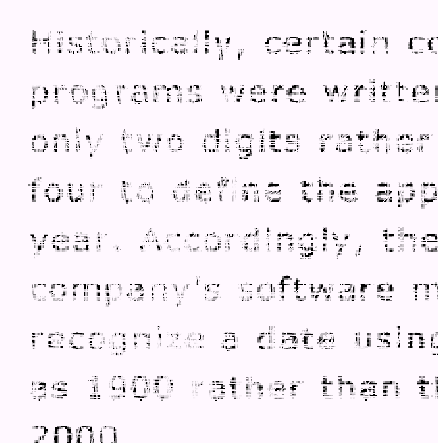
#> input picture cw3/letters.png, 438 x 443 px, found by its file name
$ jupyter execute example.ipynb
#> lines starting #> are read from the running program, lines starting #| are printed output that depends on the picture; after the words box and inside, x2 and y2 are one past the last pixel; in counts of white or black regions, pixels touching at a corner belong together
### cw3/filters.py
from cv2.typing import MatLike
import numpy as np
import math

# [19 lines left out: functions high_pass_filter, low_pass_filter, not called in this run]

def butterworth_high_pass_filter(image: np.ndarray, r: int, n: int) -> np.ndarray:
    rows, cols = image.shape
    crow, ccol = rows // 2, cols // 2

    u, v = np.meshgrid(np.arange(-ccol, cols - ccol), np.arange(-crow, rows - crow))
    d_squared = u**2 + v**2
    d_squared[crow, ccol] = 1  # Avoid division by zero at the center
    mask = 1 / (1 + (r / d_squared)**(2*n))
    return mask

# [9 lines left out: function butterworth_low_pass_filter, not called in this run]

### cw3/example.ipynb
[cell 1]
import cv2
import numpy as np
import matplotlib.pyplot as plt
from cv2.typing import MatLike
from filters import *

[cell 2]
def read_image(path:str) -> MatLike:
    image = cv2.imread(path, cv2.IMREAD_GRAYSCALE)
#> image: shape (443, 438); min 0, max 250, mean 239.4
    return image

def plot_image(image:MatLike, name:str):
    plt.imshow(image, cmap='gray')
    plt.title(name)
    plt.axis('off')
    plt.show()

[cell 3]
# Wczytanie obrazu
image = read_image("/home/michal/University/piao_mgr/cw3/letters.png")
# Wyświetlenie obrazu
plot_image(image, "Oryginal Image")

[cell 4]
# Dyskretna transformaty Fouriera (DFT)
dft = np.fft.fft2(image)
dft_shift = np.fft.fftshift(dft)
# Wyświetlenie widma częstotliwościowego
magnitude_spectrum = 20 * np.log(np.abs(dft_shift))
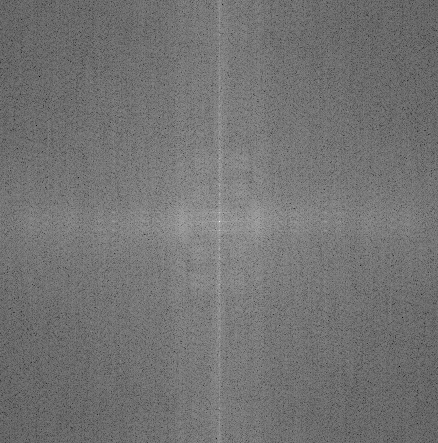
#> magnitude_spectrum: shape (443, 438) float64; min 36.71, max 353.1, mean 180.3; drawn with min black and max white
plt.imshow(magnitude_spectrum, cmap='gray')
plt.title('Magnitude Spectrum')
plt.axis('off')
plt.show()

[cell 5]
plt.figure(figsize=(10,15))
ax = plt.axes(projection='3d')

y = range( magnitude_spectrum.shape[0] )
x = range( magnitude_spectrum.shape[1] )
X, Y = np.meshgrid(x, y)

ax.plot_surface( X, Y, magnitude_spectrum[:,:] )
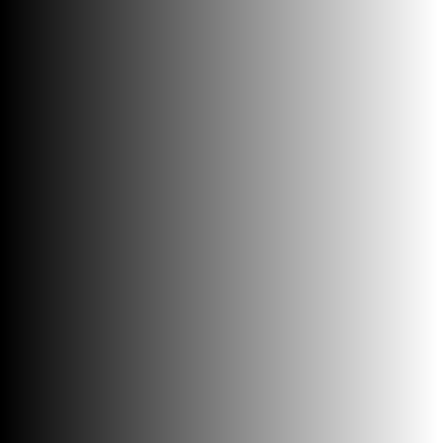
#> X: shape (443, 438) int64; min 0, max 437, mean 218.5; drawn with min black and max white
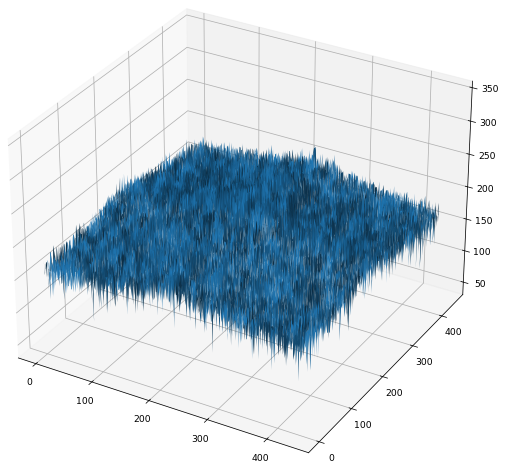
#> figure drawn by matplotlib, 1 panel

[cell 6]
# Odwrócenie transformaty Fouriera
f_ishift = np.fft.ifftshift(dft_shift)
img_back = np.fft.ifft2(f_ishift)
img_back = np.abs(img_back)
# Wyświetlenie obrazu po odwróceniu DFT
plt.imshow(img_back, cmap='gray')
plt.title('Image after Inverse DFT')
plt.axis('off')
plt.show()

[cell 7]
# Tworzenie maski
mask = butterworth_high_pass_filter(image, 8000, 1)
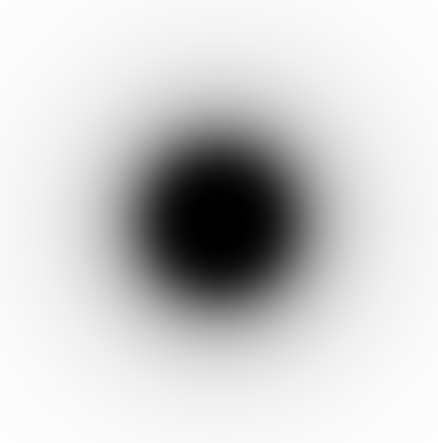
#> mask: shape (443, 438) float64; min 1.56e-08, max 0.993, mean 0.814
# mask = low_pass_filter(image, 80)

plt.figure(figsize=(10,10))
ax = plt.axes(projection='3d')

y = range( mask.shape[0] )
x = range( mask.shape[1] )
X, Y = np.meshgrid(x, y)

ax.plot_surface( X, Y, mask[:,:] )
ax.set_title("High-pass filter")
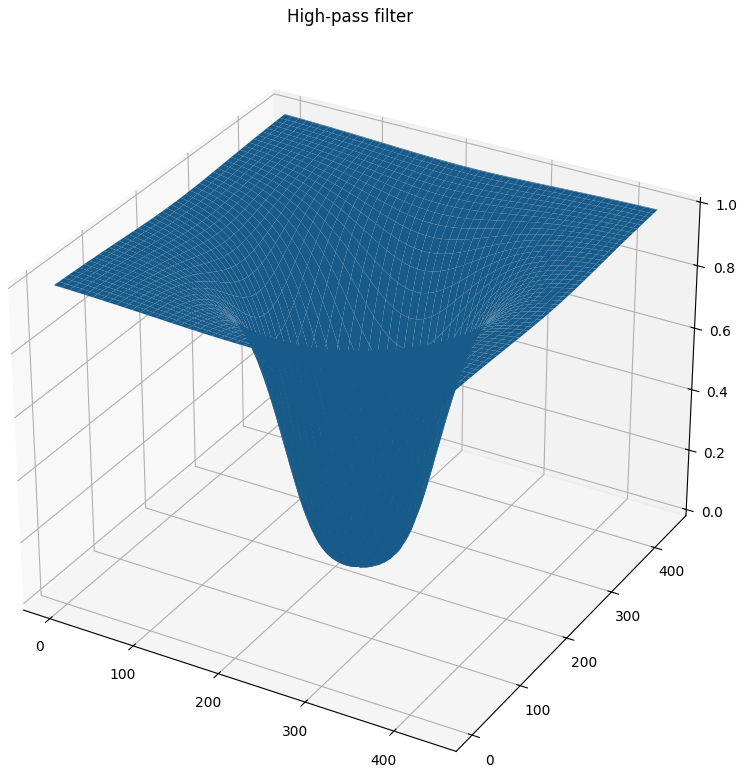
#> figure drawn by matplotlib, 1 panel

[cell 8]
# Filtracja w dziedzinie częstotliwości
fshift = dft_shift * mask
f_ishift = np.fft.ifftshift(fshift)
img_filtered = np.fft.ifft2(f_ishift)
img_filtered = np.abs(img_filtered)
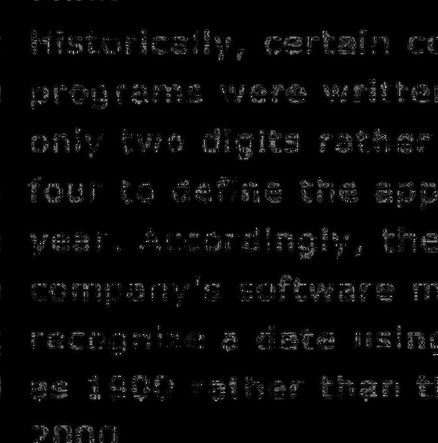
#> img_filtered: shape (443, 438) float64; min 2.29e-09, max 203.7, mean 7.4

[cell 9]
# Wyświetlenie obrazu po filtracji
plt.imshow(img_filtered, cmap='gray')
plt.title('Image after Filtering')
plt.axis('off')
plt.show()

[cell 10]
cv2.imwrite("tmp_img.png", img_filtered)
img_filtered = cv2.imread("tmp_img.png")
#> img_filtered: shape (443, 438, 3); min 0, max 204, mean 7.4
stretched_image = cv2.normalize(img_filtered, None, 0, 200, cv2.NORM_MINMAX)
stretched_image = cv2.multiply(stretched_image,15)

stretched_image = cv2.bitwise_not(stretched_image)
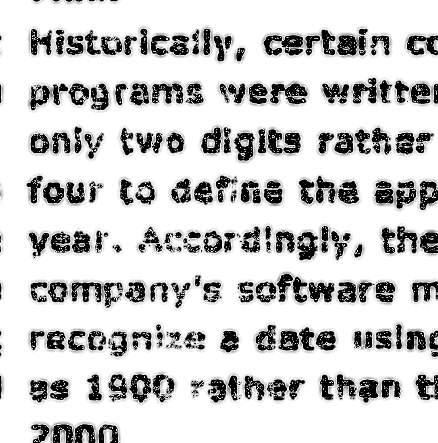
#> stretched_image: shape (443, 438, 3); min 0, max 255, mean 206.8
plt.title('Image after Normalizing and Scaling')
plt.imshow(stretched_image, cmap='gray')

[cell 11]
__, text = cv2.threshold(stretched_image, 130, 255, cv2.THRESH_BINARY)
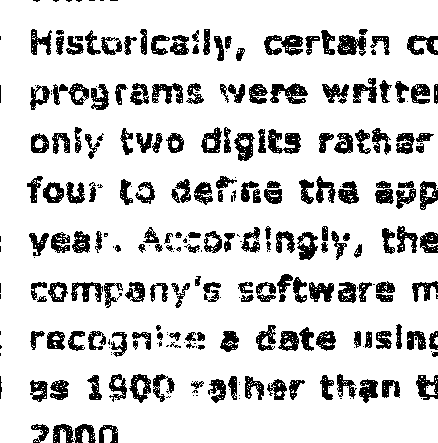
#> text: shape (443, 438, 3); 83.4% white; 283 black regions (98 under 20 px), largest, box (x1, y1, x2, y2) and area: (264, 35, 303, 56) 484, (268, 129, 301, 154) 472, (270, 83, 308, 104) 450
text = cv2.bitwise_not(text)
plt.imshow(text, cmap='gray')
plt.title("Text after treshold process")

[cell 12]
size = np.size(text)
#> size = 582102
skel = np.zeros(text.shape,np.uint8)

element = cv2.getStructuringElement(cv2.MORPH_CROSS,(3,3))

[cell 13]
mask_value = 9
dilated = cv2.dilate(text,element,np.ones((mask_value,mask_value)))
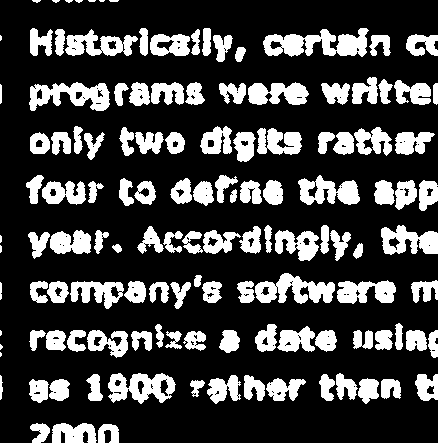
#> dilated: shape (443, 438, 3); 25% white; 129 white regions (13 under 20 px), largest, box (x1, y1, x2, y2) and area: (263, 28, 369, 57) 1817, (255, 273, 335, 304) 1389, (29, 82, 110, 111) 1368
eroded = cv2.erode(dilated,element,np.ones((mask_value,mask_value)))
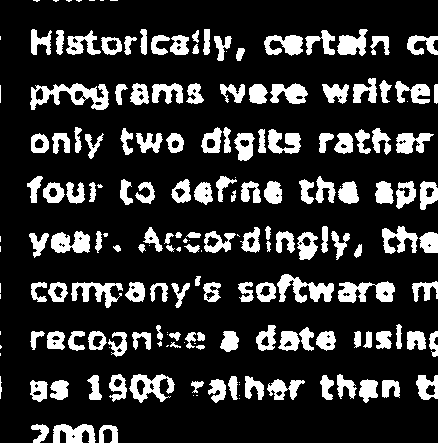
#> eroded: shape (443, 438, 3); 18.6% white; 184 white regions (41 under 20 px), largest, box (x1, y1, x2, y2) and area: (30, 83, 109, 110) 1020, (277, 274, 334, 303) 809, (338, 281, 395, 303) 768

text = eroded
text = cv2.bitwise_not(text)
plt.imshow(text, cmap='gray')
plt.title("Text after closing process")
